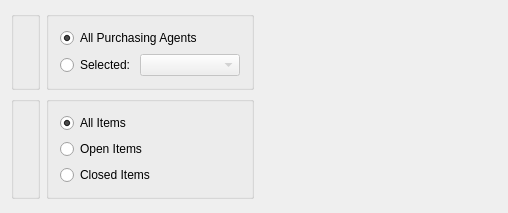
<?xml version="1.0" encoding="UTF-8"?>
<ui version="4.0">
 <comment>This file is part of the xTuple ERP: PostBooks Edition, a free and
open source Enterprise Resource Planning software suite,
Copyright (c) 1999-2011 by OpenMFG LLC, d/b/a xTuple.
It is licensed to you under the Common Public Attribution License
version 1.0, the full text of which (including xTuple-specific Exhibits)
is available at www.xtuple.com/CPAL.  By using this software, you agree
to be bound by its terms.</comment>
 <class>dspPoItemsByItem</class>
 <widget class="QWidget" name="dspPoItemsByItem">
  <property name="geometry">
   <rect>
    <x>0</x>
    <y>0</y>
    <width>508</width>
    <height>213</height>
   </rect>
  </property>
  <property name="windowTitle">
   <string>Purchase Order Items by Item</string>
  </property>
  <layout class="QVBoxLayout" name="verticalLayout">
   <property name="spacing">
    <number>0</number>
   </property>
   <item>
    <layout class="QHBoxLayout" name="horizontalLayout">
     <item>
      <layout class="QGridLayout" name="gridLayout_4">
       <item row="0" column="0">
        <widget class="QGroupBox" name="_itemGroup">
         <property name="title">
          <string/>
         </property>
         <layout class="QGridLayout" name="gridLayout_2">
          <item row="0" column="0">
           <widget class="ItemCluster" name="_item">
            <property name="focusPolicy">
             <enum>Qt::StrongFocus</enum>
            </property>
           </widget>
          </item>
         </layout>
        </widget>
       </item>
       <item row="0" column="1">
        <widget class="QGroupBox" name="_buyerCodeGroup">
         <property name="title">
          <string/>
         </property>
         <layout class="QGridLayout" name="gridLayout_3">
          <item row="0" column="0">
           <widget class="QRadioButton" name="_allPurchasingAgents">
            <property name="text">
             <string>All Purchasing Agents</string>
            </property>
            <property name="checked">
             <bool>true</bool>
            </property>
           </widget>
          </item>
          <item row="1" column="0">
           <layout class="QHBoxLayout">
            <property name="spacing">
             <number>5</number>
            </property>
            <item>
             <widget class="QRadioButton" name="_selectedPurchasingAgent">
              <property name="text">
               <string>Selected:</string>
              </property>
             </widget>
            </item>
            <item>
             <widget class="XComboBox" name="_agent">
              <property name="enabled">
               <bool>false</bool>
              </property>
              <property name="sizePolicy">
               <sizepolicy hsizetype="Expanding" vsizetype="Fixed">
                <horstretch>0</horstretch>
                <verstretch>0</verstretch>
               </sizepolicy>
              </property>
              <property name="type">
               <enum>XComboBox::Agent</enum>
              </property>
             </widget>
            </item>
           </layout>
          </item>
         </layout>
        </widget>
       </item>
       <item row="1" column="0">
        <widget class="WarehouseGroup" name="_warehouse">
         <property name="focusPolicy">
          <enum>Qt::StrongFocus</enum>
         </property>
         <property name="title">
          <string/>
         </property>
         <property name="fixedSize">
          <bool>false</bool>
         </property>
        </widget>
       </item>
       <item row="1" column="1">
        <widget class="QGroupBox" name="_statusGroup">
         <property name="title">
          <string/>
         </property>
         <layout class="QGridLayout" name="gridLayout">
          <item row="0" column="0">
           <widget class="QRadioButton" name="_allItems">
            <property name="text">
             <string>All Items</string>
            </property>
            <property name="checked">
             <bool>true</bool>
            </property>
           </widget>
          </item>
          <item row="1" column="0">
           <widget class="QRadioButton" name="_openItems">
            <property name="text">
             <string>Open Items</string>
            </property>
           </widget>
          </item>
          <item row="2" column="0">
           <widget class="QRadioButton" name="_closedItems">
            <property name="text">
             <string>Closed Items</string>
            </property>
           </widget>
          </item>
         </layout>
        </widget>
       </item>
      </layout>
     </item>
     <item>
      <spacer>
       <property name="orientation">
        <enum>Qt::Horizontal</enum>
       </property>
       <property name="sizeHint" stdset="0">
        <size>
         <width>0</width>
         <height>20</height>
        </size>
       </property>
      </spacer>
     </item>
    </layout>
   </item>
   <item>
    <spacer name="verticalSpacer">
     <property name="orientation">
      <enum>Qt::Vertical</enum>
     </property>
     <property name="sizeHint" stdset="0">
      <size>
       <width>20</width>
       <height>17</height>
      </size>
     </property>
    </spacer>
   </item>
  </layout>
 </widget>
 <layoutdefault spacing="6" margin="11"/>
 <pixmapfunction>qPixmapFromMimeSource</pixmapfunction>
 <customwidgets>
  <customwidget>
   <class>ItemCluster</class>
   <extends>QWidget</extends>
   <header>itemcluster.h</header>
  </customwidget>
  <customwidget>
   <class>WarehouseGroup</class>
   <extends>QGroupBox</extends>
   <header>warehousegroup.h</header>
  </customwidget>
  <customwidget>
   <class>XComboBox</class>
   <extends>QComboBox</extends>
   <header>xcombobox.h</header>
  </customwidget>
 </customwidgets>
 <tabstops>
  <tabstop>_item</tabstop>
  <tabstop>_warehouse</tabstop>
  <tabstop>_selectedPurchasingAgent</tabstop>
  <tabstop>_agent</tabstop>
  <tabstop>_allItems</tabstop>
  <tabstop>_openItems</tabstop>
  <tabstop>_closedItems</tabstop>
 </tabstops>
 <resources/>
 <connections>
  <connection>
   <sender>_selectedPurchasingAgent</sender>
   <signal>toggled(bool)</signal>
   <receiver>_agent</receiver>
   <slot>setEnabled(bool)</slot>
   <hints>
    <hint type="sourcelabel">
     <x>20</x>
     <y>20</y>
    </hint>
    <hint type="destinationlabel">
     <x>20</x>
     <y>20</y>
    </hint>
   </hints>
  </connection>
  <connection>
   <sender>_item</sender>
   <signal>newId(int)</signal>
   <receiver>_warehouse</receiver>
   <slot>findItemSites(int)</slot>
   <hints>
    <hint type="sourcelabel">
     <x>20</x>
     <y>20</y>
    </hint>
    <hint type="destinationlabel">
     <x>20</x>
     <y>20</y>
    </hint>
   </hints>
  </connection>
  <connection>
   <sender>_item</sender>
   <signal>warehouseIdChanged(int)</signal>
   <receiver>_warehouse</receiver>
   <slot>setId(int)</slot>
   <hints>
    <hint type="sourcelabel">
     <x>20</x>
     <y>20</y>
    </hint>
    <hint type="destinationlabel">
     <x>20</x>
     <y>20</y>
    </hint>
   </hints>
  </connection>
 </connections>
</ui>
